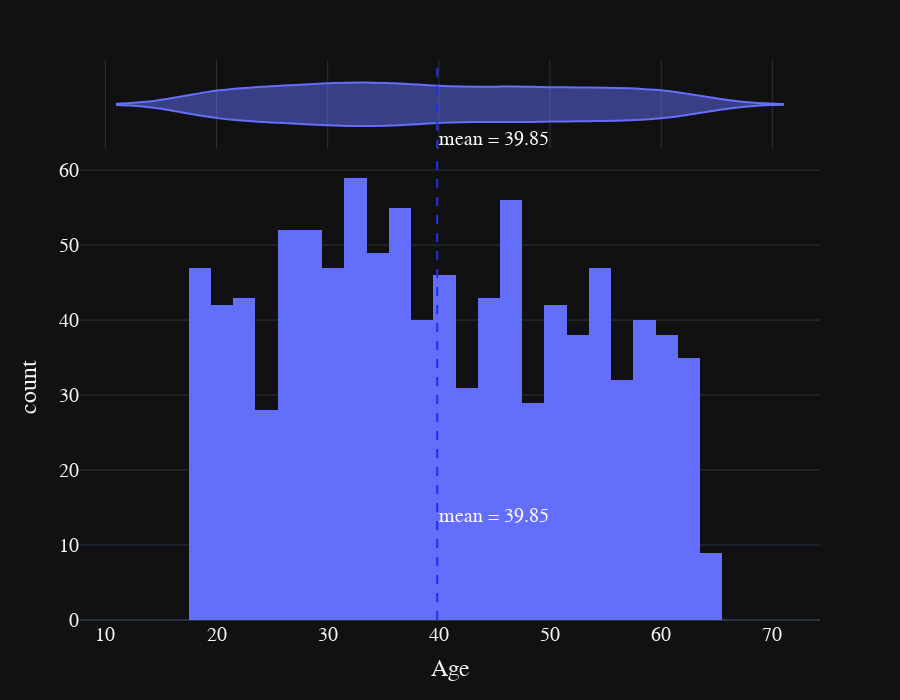

Source (notebook cell):
### Markdown cell above
### Age

### Code cell
px.histogram(temp,x="Age",marginal="violin",height=700).add_vline(x=temp.Age.mean(),line=dict(dash="dash",color="#202ff5"),annotation=dict(text=f"mean = {temp.Age.mean():.2f}",y=0.25,font=dict(color="#ffffff",size=20),align="center"))

### Figure 1 — Plotly figure (JSON) as saved in the notebook; plotly's stock layout.template omitted (floating-point values rounded to 4 significant figures; data arrays with more than 128 entries replaced by an {"elided": "..."} marker saying what was removed)
{"data": [{"alignmentgroup": "True", "bingroup": "x", "hovertemplate": "Age=%{x}<br>count=%{y}<extra></extra>", "legendgroup": "", "marker": {"color": "#636efa", "pattern": {"shape": ""}}, "name": "", "offsetgroup": "", "orientation": "v", "showlegend": false, "type": "histogram", "x": {"elided": "1000 int values"}, "xaxis": "x", "yaxis": "y"}, {"alignmentgroup": "True", "hovertemplate": "Age=%{x}<extra></extra>", "legendgroup": "", "marker": {"color": "#636efa"}, "name": "", "offsetgroup": "", "scalegroup": "x", "showlegend": false, "type": "violin", "x": {"elided": "1000 int values"}, "xaxis": "x2", "yaxis": "y2"}], "layout": {"annotations": [{"align": "center", "font": {"color": "#ffffff", "size": 20}, "showarrow": false, "text": "mean = 39.85", "x": 39.85, "xanchor": "left", "xref": "x", "y": 0.25, "yanchor": "top", "yref": "y domain"}, {"align": "center", "font": {"color": "#ffffff", "size": 20}, "showarrow": false, "text": "mean = 39.85", "x": 39.85, "xanchor": "left", "xref": "x2", "y": 0.25, "yanchor": "top", "yref": "y2 domain"}], "barmode": "relative", "height": 700, "legend": {"tracegroupgap": 0}, "margin": {"t": 60}, "shapes": [{"line": {"color": "#202ff5", "dash": "dash"}, "type": "line", "x0": 39.85, "x1": 39.85, "xref": "x", "y0": 0, "y1": 1, "yref": "y domain"}, {"line": {"color": "#202ff5", "dash": "dash"}, "type": "line", "x0": 39.85, "x1": 39.85, "xref": "x2", "y0": 0, "y1": 1, "yref": "y2 domain"}], "xaxis": {"anchor": "y", "domain": [0, 1], "title": {"text": "Age"}}, "xaxis2": {"anchor": "y2", "domain": [0, 1], "matches": "x", "showgrid": true, "showticklabels": false}, "yaxis": {"anchor": "x", "domain": [0, 0.8316], "title": {"text": "count"}}, "yaxis2": {"anchor": "x2", "domain": [0.8416, 1], "matches": "y2", "showgrid": false, "showline": false, "showticklabels": false, "ticks": ""}}}
